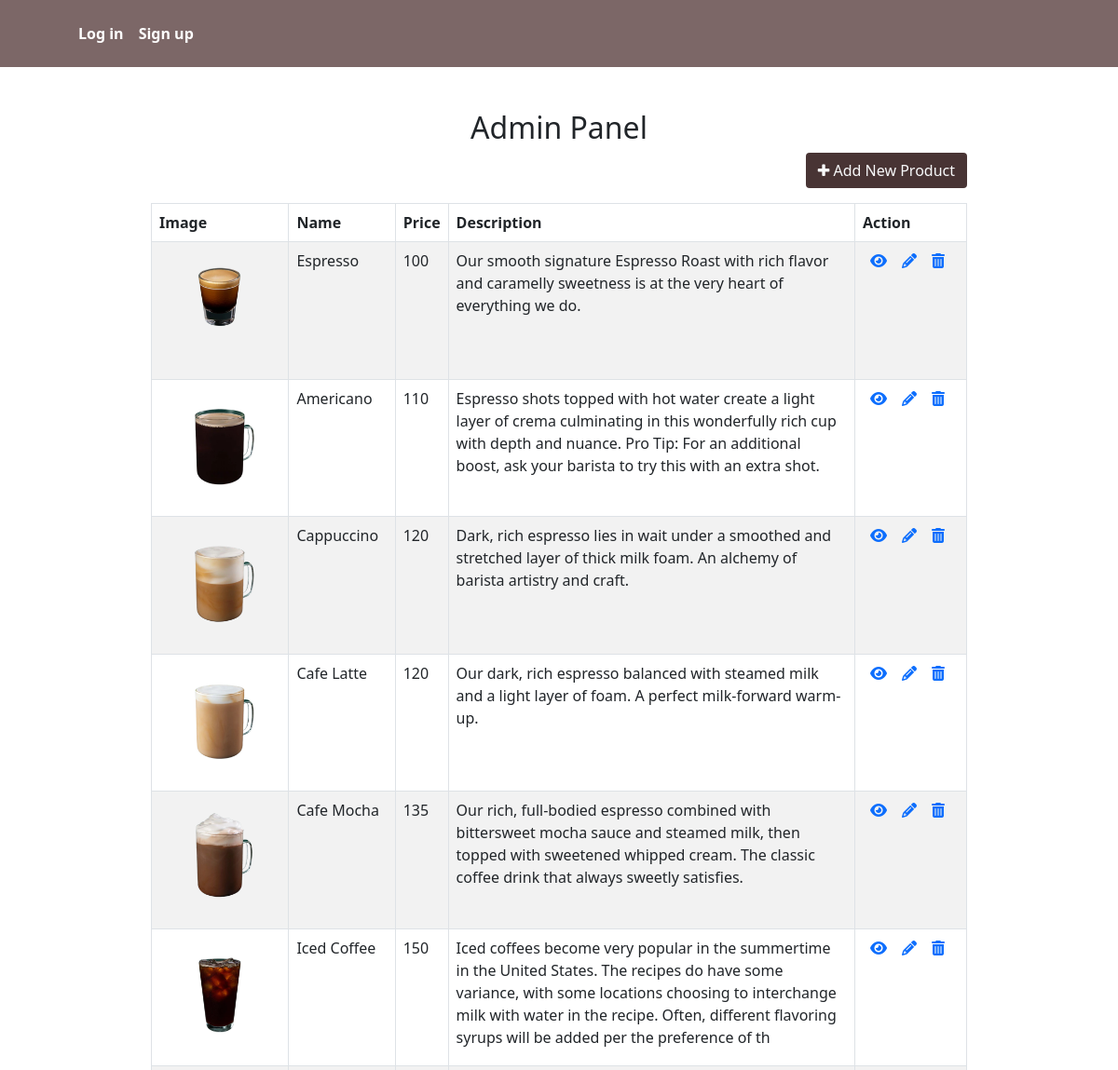
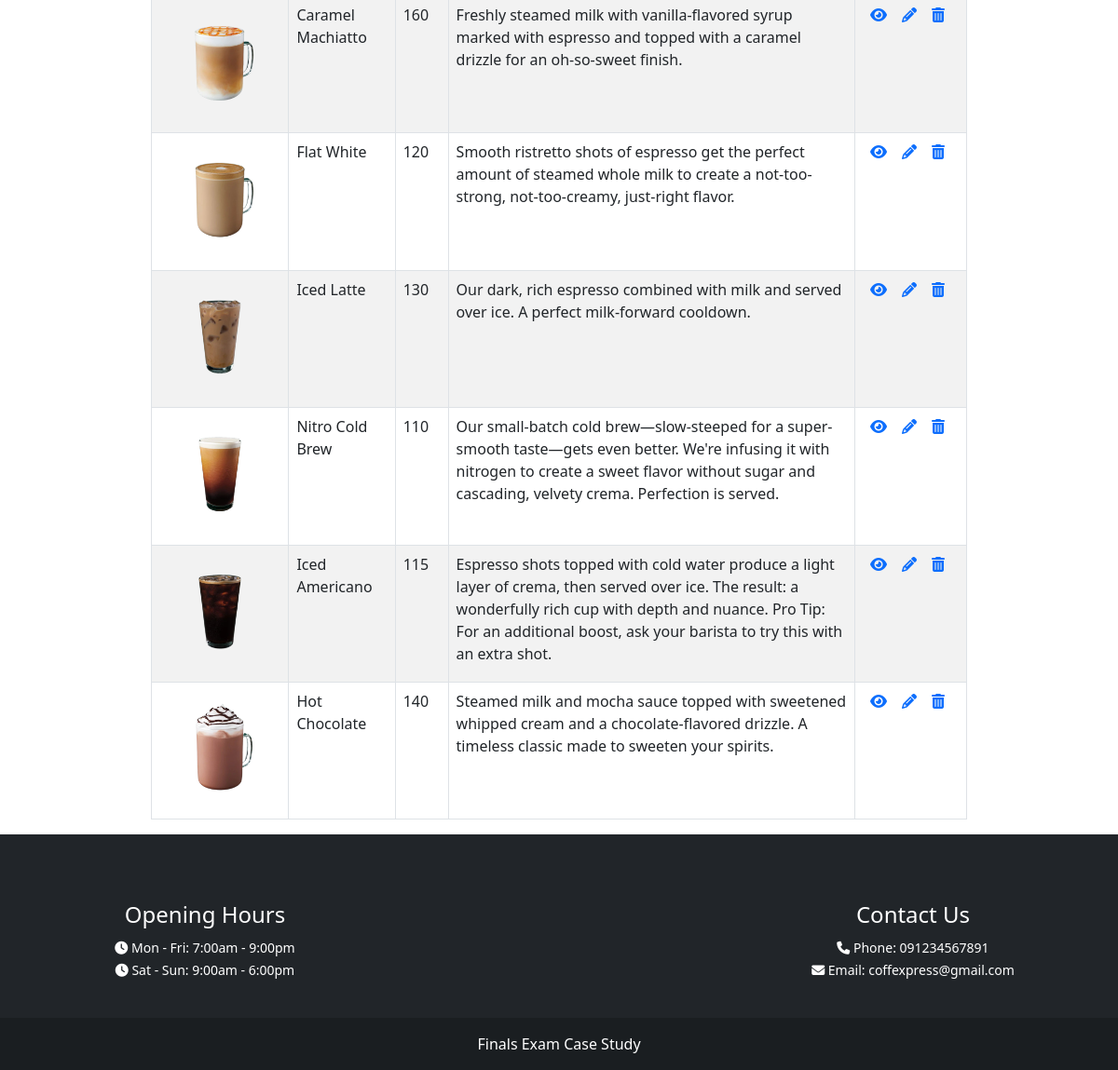
The app's page /admin.php with its own data (2 pictures, top to bottom).
### tables this page shows
CREATE TABLE `drinks` (
  `d_id` int(30) NOT NULL,
  `name` varchar(50) NOT NULL,
  `price` int(30) NOT NULL,
  `description` varchar(255) NOT NULL,
  `images` varchar(255) NOT NULL
);

### admin.php (the view, shortened to what this page needs)
<?php
    require_once "includes/dbh.inc.php";
    require_once 'navbar.php'
?>
<!DOCTYPE html>
<html lang="en">
<head>
    <link href="https://cdn.jsdelivr.net/npm/bootstrap@5.0.2/dist/css/bootstrap.min.css" rel="stylesheet">
    <link rel="stylesheet" href="https://maxcdn.bootstrapcdn.com/font-awesome/4.7.0/css/font-awesome.min.css">
</head>
<body>
    <div class="wrapper">
        <div class="container-fluid">
            <div class="row">
                <div class="col-md-12">
                    <div class="mt-5 mb-3 clearfix">
                        <h2 class="text-center">Admin Panel</h2>
                        <a href="create.php" class="btn text-light pull-right" style="background-color: #483434;"><i class="fa fa-plus"></i> Add New Product</a>
                    </div>
                    <?php
                    $sql = "SELECT * FROM drinks";
                    if($query = mysqli_query($conn, $sql)){
                        if(mysqli_num_rows($query) > 0){
                            echo '<table class="table table-bordered table-striped">';
                                echo "<thead>";
                                    echo "<tr>";
                                        echo "<th>Image</th>";
                                        echo "<th>Name</th>";
                                        echo "<th>Price</th>";
                                        echo "<th>Description</th>";
                                        echo "<th>Action</th>";
                                    echo "</tr>";
                                echo "</thead>";
                                echo "<tbody>";
                                while($row = mysqli_fetch_array($query)){
                                    echo "<tr>";
									?>
                                    <td><img class="product-img" src="<?=$row['images']?>"></td>
										<?php
                                        echo "<td>" . $row['name'] . "</td>";
                                        echo "<td>" . $row['price'] . "</td>";
                                        echo "<td>" . $row['description'] . "</td>";
                                        echo "<td>";
                                            echo '<a href="read.php?id='. $row['d_id'] .'" class="mr-3" title="View Record" data-toggle="tooltip"><i class="fa-solid fa-eye ps-2 pe-2"></i></a>';
                                            echo '<a href="update.php?id='. $row['d_id'] .'" class="mr-3" title="Update Record" data-toggle="tooltip"><i class="fa-solid fa-pencil ps-2 pe-2"></i></a>';
                                            echo '<a href="delete.php?id='. $row['d_id'] .'" title="Delete Record" data-toggle="tooltip"><i class="fa-solid fa-trash-can ps-2 pe-2"></i></a>';
                                        echo "</td>";
                                    echo "</tr>";
                                }
                                echo "</tbody>";
                            echo "</table>";
                        } else{
                            echo '<div class="alert alert-danger"><em>No records were found.</em></div>';
                        }
                    } else{
                        echo "Oops! Something went wrong. Please try again later.";
                    }
                    ?>
                </div>
            </div>
        </div>
    </div>
</body>
</html>
<?php
    include_once 'footer.php'
?>

### navbar.php (shortened to what this page needs)
<!DOCTYPE html>
<html lang="en">
<head>
    <link href="https://cdn.jsdelivr.net/npm/bootstrap@5.0.2/dist/css/bootstrap.min.css" rel="stylesheet">
</head>
<body>
<nav class="navbar fixed-top navbar-expand-lg navbar-dark p-md-3">
  <div class="container-fluid">
      <a class="navbar-brand nav-link" href="index.php">
        </a>
        <div class="collapse navbar-collapse" id="navbarExample01">
          <ul class="navbar-nav me-auto mb-2 mb-lg-0">
            <?php
                if (isset($_SESSION["useruid"])) {
                    echo "<li class='nav-item active'><a class='nav-link' aria-current='page' href='index.php'>Home</a></li>";
                    echo "<li class='nav-item'><a class='nav-link' href='menu.php'>Menu</a></li>";
                    echo "<li class='nav-item'><a class='nav-link' href='order.php'><i class='fa-solid fa-cart-shopping'></i></a></li></ul>";
                    echo "<ul class='navbar-nav me-right mb-2 mb-lg-0'><li class='nav-item'><a class='nav-link' href='includes/logout.inc.php'>Log out</a></li></ul>";
                }
                else {
                    echo "<li><a class='nav-link' href='login.php'>Log in</a></li>";
                    echo "<li><a class='nav-link' href='signup.php'>Sign up</a></li>";
                }
            ?>
        </ul>
        </div>
    </div>
    </nav>
</body>

### footer.php
<footer class="bg-dark text-center text-white">
        <div class="container py-4">
            <div class="row pt-5">
                <div class="col-12 col-md-4">
                  <h4 class="text-center">Opening Hours</h4>
                  <p class="text-center"><small>
                        <i class="fa-solid fa-clock"></i> Mon - Fri: 7:00am - 9:00pm<br>
                        <i class="fa-solid fa-clock"></i> Sat - Sun: 9:00am - 6:00pm</small>
                    </p>
                </div>
            <div class="col-12 col-md-4">
                <div class="singleCol container">
                    <p class="text-center"><img src="images/logo.png" width="120px" alt=""/></p>
                </div>
            </div>
            <div class="col-12 col-md-4">
                <h4 class="text-center">Contact Us</h4>
                    <p class="text-center"><small>
                        <i class="fa-solid fa-phone"></i> Phone: 091234567891<br>
                        <i class="fa-solid fa-envelope"></i> Email: coffexpress@gmail.com</small>
                    </p>
                </div>
            </div>
        </div>
  <div class="text-center p-3" style="background-color: rgba(0, 0, 0, 0.2);">
    Finals Exam Case Study
  </div>
</footer>

### navbar.php (style rules this page uses)
.navbar .nav-link { color: #fff !important; font-weight: bold; }

### admin.php (style rules this page uses)
.wrapper { width: 900px; margin: 0 auto; }
table tr td:last-child { width: 120px; }
.product-img { height: auto; object-fit: cover; width: 100%; }
.navbar { background-color: #7c6767; }
body { padding-top: 70px; }

### records on screen
drinks: images (picture), name "Espresso", price "100", description "Our smooth signature Espresso Roast with rich flavor and caramelly sweetness is at the very heart of everything we do."
drinks: images (picture), name "Americano", price "110", description "Espresso shots topped with hot water create a light layer of crema culminating in this wonderfully rich cup with depth and nuance. Pro Tip: For an additional boost, ask your barista to try this with an extra shot."
drinks: images (picture), name "Cappuccino", price "120", description "Dark, rich espresso lies in wait under a smoothed and stretched layer of thick milk foam. An alchemy of barista artistry and craft."
drinks: images (picture), name "Cafe Latte", price "120", description "Our dark, rich espresso balanced with steamed milk and a light layer of foam. A perfect milk-forward warm-up."
drinks: images (picture), name "Cafe Mocha", price "135", description "Our rich, full-bodied espresso combined with bittersweet mocha sauce and steamed milk, then topped with sweetened whipped cream. The classic coffee drink that always sweetly satisfies."
drinks: images (picture), name "Iced Coffee", price "150", description "Iced coffees become very popular in the summertime in the United States. The recipes do have some variance, with some locations choosing to interchange milk with water in the recipe. Often, different flavoring syrups will be added per the preference of th"
drinks: images (picture), name "Caramel Machiatto", price "160", description "Freshly steamed milk with vanilla-flavored syrup marked with espresso and topped with a caramel drizzle for an oh-so-sweet finish."
drinks: images (picture), name "Flat White", price "120", description "Smooth ristretto shots of espresso get the perfect amount of steamed whole milk to create a not-too-strong, not-too-creamy, just-right flavor."
drinks: images (picture), name "Iced Latte", price "130", description "Our dark, rich espresso combined with milk and served over ice. A perfect milk-forward cooldown."
drinks: images (picture), name "Nitro Cold Brew", price "110", description "Our small-batch cold brew—slow-steeped for a super-smooth taste—gets even better. We're infusing it with nitrogen to create a sweet flavor without sugar and cascading, velvety crema. Perfection is served."
drinks: images (picture), name "Iced Americano", price "115", description "Espresso shots topped with cold water produce a light layer of crema, then served over ice. The result: a wonderfully rich cup with depth and nuance. Pro Tip: For an additional boost, ask your barista to try this with an extra shot."
drinks: images (picture), name "Hot Chocolate", price "140", description "Steamed milk and mocha sauce topped with sweetened whipped cream and a chocolate-flavored drizzle. A timeless classic made to sweeten your spirits."
